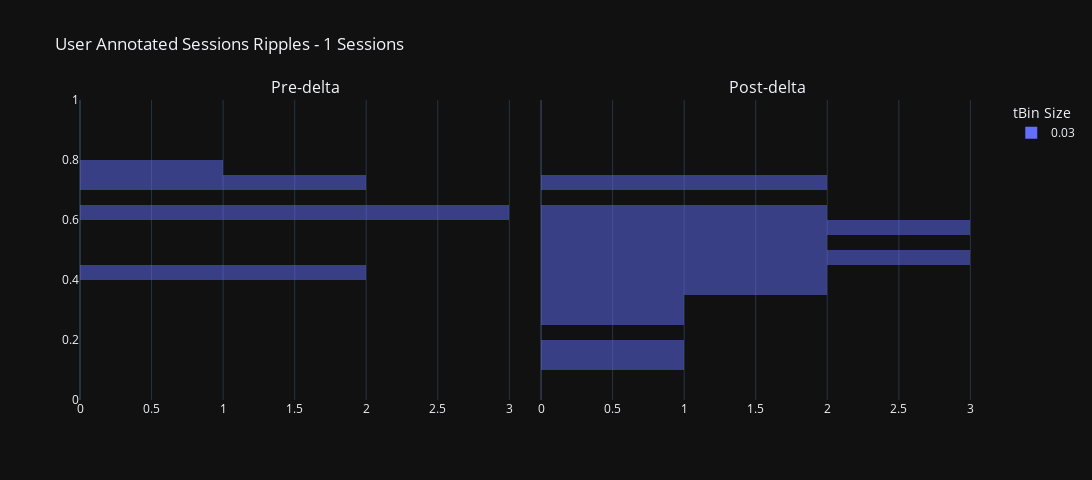

Notebook code for this chart:
### Code cell
## Add plotly helper columns:
concatenated_ripple_df['pre_post_delta_category'] = 'post-delta'
concatenated_ripple_df['pre_post_delta_category'][concatenated_ripple_df['delta_aligned_start_t'] < 0.0] = 'pre-delta'

# {'pre_post_delta_category': ['pre-delta', 'post-delta']
# }

ripple_title_prefix = "User Annotated Sessions Ripples"

# concatenated_ripple_df = deepcopy(user_approved_ripple_df)
# ripple_title_prefix = "User Selected Ripples Only"

# concatenated_ripple_df = deepcopy(user_rejected_ripple_df)
# ripple_title_prefix = "User Rejected Ripples Only"

# concatenated_ripple_df = deepcopy(df)


# Create a bubble chart for ripples
enabled_time_bin_sizes = None
ripple_num_unique_sessions: int = concatenated_ripple_df.session_name.nunique(dropna=True) # number of unique sessions, ignoring the NA entries
ripple_num_unique_time_bins: int = concatenated_ripple_df.time_bin_size.nunique(dropna=True)
ripple_title_string_suffix: str = f'{ripple_num_unique_sessions} Sessions'
ripple_title: str = f"{ripple_title_prefix} - {ripple_title_string_suffix}"
fig_ripples, figure_ripples_context = _helper_build_figure(data_results_df=concatenated_ripple_df, histogram_bins=25, earliest_delta_aligned_t_start=earliest_delta_aligned_t_start, latest_delta_aligned_t_end=latest_delta_aligned_t_end, enabled_time_bin_sizes=enabled_time_bin_sizes, main_plot_mode='default', title=ripple_title)
fig_ripples = fig_ripples.update_layout(fig_size_kwargs)
fig_ripples.show()
# fig_to_clipboard(fig_ripples)
figure_out_paths = save_plotly(a_fig=fig_ripples, a_fig_context=figure_ripples_context)

### Figure 1 — Plotly figure (JSON) as saved in the notebook; plotly's stock layout.template omitted (floating-point values rounded to 4 significant figures)
{"data": [{"alignmentgroup": "True", "bingroup": "y", "hovertemplate": "time_bin_size=0.03<br>count=%{x}<br>P_Long=%{y}<extra></extra>", "legendgroup": "0.03", "marker": {"color": "#636efa", "opacity": 0.5, "pattern": {"shape": ""}}, "name": "0.03", "nbinsy": 25, "offsetgroup": "0.03", "orientation": "h", "showlegend": true, "type": "histogram", "xaxis": "x", "y": [0.7004, 0.6005, 0.4449, 0.7106, 0.7874, 0.4128, 0.6249, 0.6249], "yaxis": "y"}, {"alignmentgroup": "True", "bingroup": "y", "hovertemplate": "time_bin_size=0.03<br>count=%{x}<br>P_Long=%{y}<extra></extra>", "legendgroup": "0.03", "marker": {"color": "#636efa", "opacity": 0.5, "pattern": {"shape": ""}}, "name": "0.03", "nbinsy": 25, "offsetgroup": "0.03", "orientation": "h", "showlegend": false, "type": "histogram", "xaxis": "x2", "y": [0.5383, 0.3497, 0.4351, 0.5639, 0.5747, 0.174, 0.2552, 0.4657, 0.5358, 0.3957, 0.4675, 0.1425, 0.6085, 0.7088, 0.5685, 0.7128, 0.629, 0.3812, 0.4341, 0.4517], "yaxis": "y2"}], "layout": {"annotations": [{"font": {"size": 16}, "showarrow": false, "text": "Pre-delta", "x": 0.2475, "xanchor": "center", "xref": "paper", "y": 1, "yanchor": "bottom", "yref": "paper"}, {"font": {"size": 16}, "showarrow": false, "text": "Post-delta", "x": 0.7525, "xanchor": "center", "xref": "paper", "y": 1, "yanchor": "bottom", "yref": "paper"}], "barmode": "overlay", "height": 480, "legend": {"title": {"text": "tBin Size"}}, "title": {"text": "User Annotated Sessions Ripples - 1 Sessions"}, "width": 1650, "xaxis": {"anchor": "y", "domain": [0, 0.495]}, "xaxis2": {"anchor": "y2", "domain": [0.505, 1]}, "yaxis": {"anchor": "x", "domain": [0, 1], "range": [0, 1]}, "yaxis2": {"anchor": "x2", "domain": [0, 1], "matches": "y", "range": [0, 1], "showticklabels": false}}}
